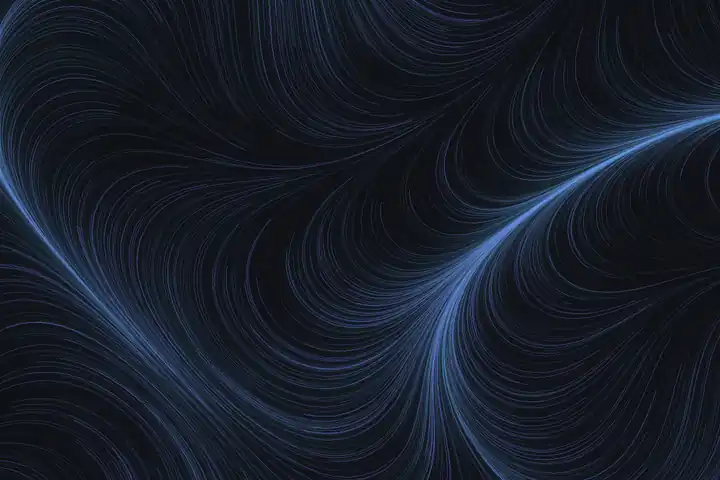
#> input picture assets/camber.webp, 720 x 480 px
$ python -i art.py   (imports and definitions only)
#> lines starting #> are read from the running program, lines starting #| are printed output that depends on the picture
import os as _os
_HERE = _os.path.dirname(_os.path.abspath(__file__))
_ROOT = _os.path.dirname(_HERE)
def _s(p): return _os.path.join(_HERE, p)
def _r(p): return _os.path.join(_ROOT, p)
import math, random, io, base64, json
from PIL import Image, ImageDraw, ImageFilter, ImageChops
W,H=1200,800
OUT_W,OUT_H=720,480   # rendered large, downscaled: the resample denoises and compresses far better
import sys
import sys as _sys; _sys.path.insert(0, _HERE)
from palettes import PALETTES, rgb
# [1 line that did not run here, left out]
# [1 line that did not run here, left out]

def lerp(a,b,t): return tuple(int(a[i]+(b[i]-a[i])*t) for i in range(3))
def canvas(): return Image.new("RGB",(W,H),BG)

def glow(img, r=26, amt=.75):
    return ImageChops.screen(img, img.filter(ImageFilter.GaussianBlur(r)).point(lambda v:int(v*amt)))

# 1. Quorum: interference rings converging on agreement
# [55 lines left out: functions quorum, camber, understory, tidemark, not called in this run]

MAKE={"quorum":quorum,"camber":camber,"understory":understory,"tidemark":tidemark}
out={}
# [12 lines not run here, left out]
sheet=Image.new("RGB",(604,404),(16,16,18))
# [3 lines not run here, left out]

>>> from PIL import Image
>>> picture = Image.open('../assets/camber.webp')
#> picture is the input picture: PIL image 720x480 RGB; mean R, G, B 22.5, 28.9, 40.2
>>> result = glow(picture)
#> in glow, `return ImageChops.screen(img, img.filter(ImageFilter.GaussianBlur(r))...`:
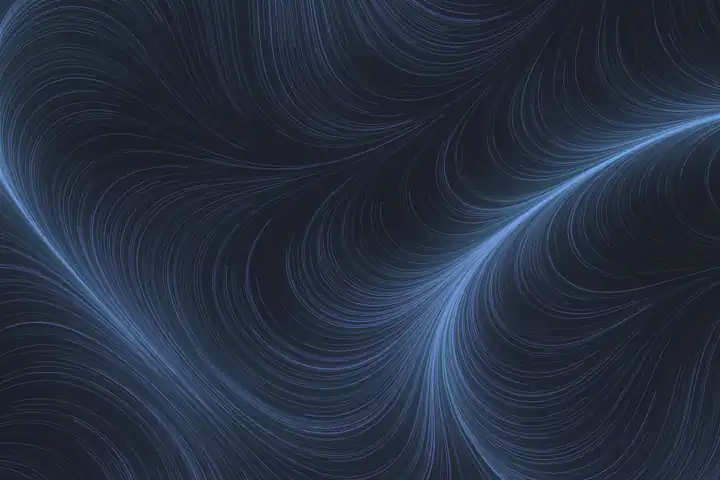
#> returned value: PIL image 720x480 RGB; mean R, G, B 38, 47.9, 65.2

$ run again, on assets/tidemark.webp
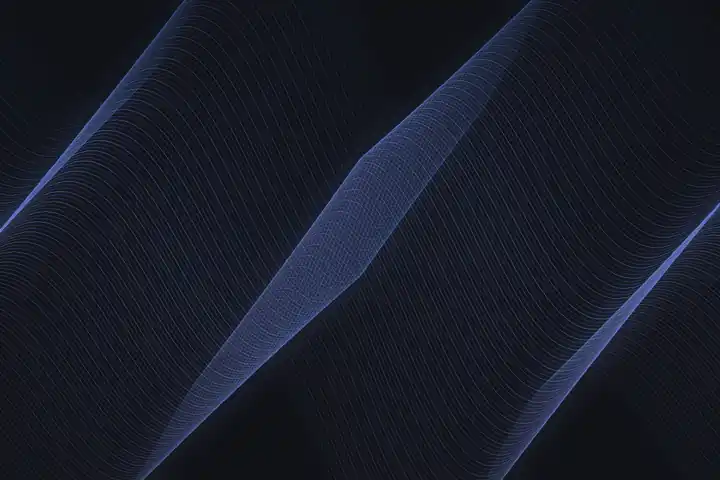
#> input picture assets/tidemark.webp, 720 x 480 px
#> picture is the input picture: PIL image 720x480 RGB; mean R, G, B 24.1, 27.9, 40.1
#> in glow, `return ImageChops.screen(img, img.filter(ImageFilter.GaussianBlur(r))...`:
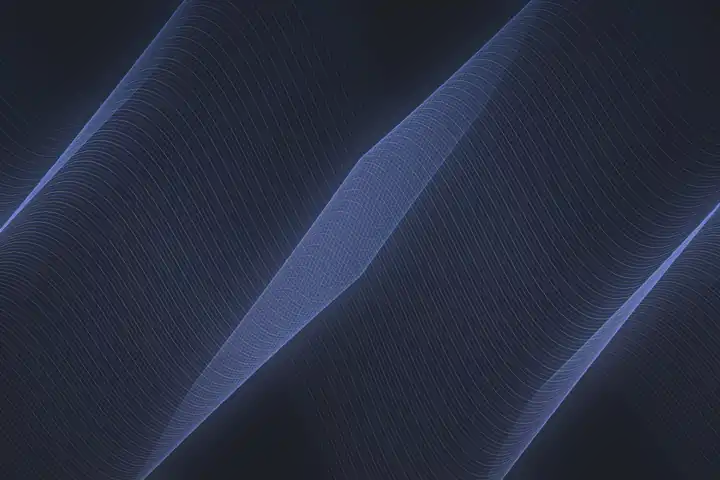
#> returned value: PIL image 720x480 RGB; mean R, G, B 40.5, 46.4, 64.9

$ run again, on assets/understory.webp
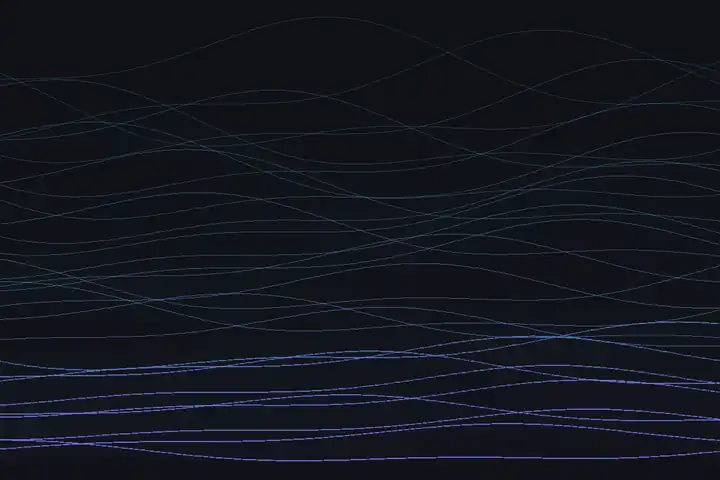
#> input picture assets/understory.webp, 720 x 480 px
#> picture is the input picture: PIL image 720x480 RGB; mean R, G, B 19, 22.5, 30.5
#> in glow, `return ImageChops.screen(img, img.filter(ImageFilter.GaussianBlur(r))...`:
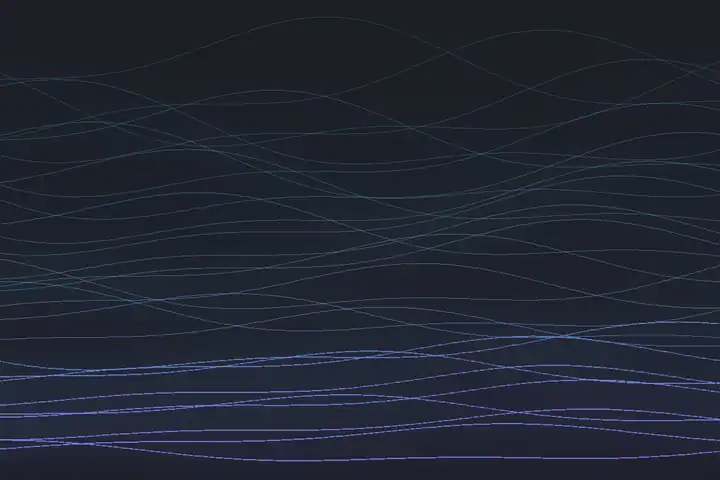
#> returned value: PIL image 720x480 RGB; mean R, G, B 32.4, 38, 50.5
